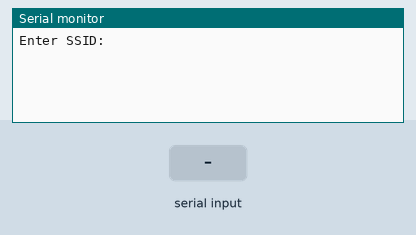
A sketch run on a simulated ESP8266 (NodeMCU). Parts: the last lines printed to the serial monitor. Inputs (shaded band) come from the test bench. WiFi joins after 1.5 s; servers stay silent unless stated.

Above: at 1.2 s.
1.3 s: "#" received over Serial
At 1.8 s:
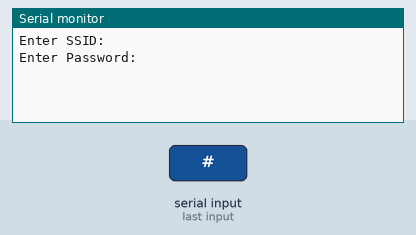
2.8 s: "#" received over Serial
At 3.2 s:
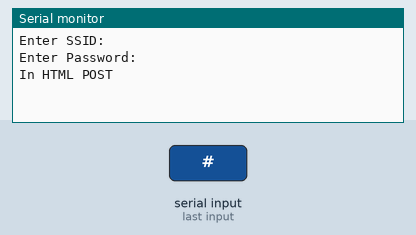

The sketch:

Problem1.ino
```cpp
#define READCHAR  1
#define SSIDPASS  0
#define HTMLPOST  2

#include <Arduino.h>

#include <ESP8266WiFi.h>
#include <ESP8266WiFiMulti.h>

#include <ESP8266HTTPClient.h>

short state;
char ssid[20], password[20];
short read_level = 0;     // 0: read SSID ; 1: read Password
String s;
char c;


ESP8266WiFiMulti WiFiMulti;

void setup() {

  Serial.begin(115200);
  state = SSIDPASS ;
}

void loop() {
  switch(state){
    case READCHAR:{
      if (Serial.available() > 0){
        c = Serial.read();

        if (c == '#'){
          state = SSIDPASS;
          read_level++;
        }
        else {
          s += c;
        }
      }
      break;
    }

    case SSIDPASS:{
      switch(read_level){
        case 0:{
          state = READCHAR; s = "";

          Serial.print("Enter SSID: ");
          break;
        }
        case 1:{
          Serial.println(s);
          s.toCharArray(ssid, s.length());
          ssid[s.length()] = 0;

          state = READCHAR; s = "";
          Serial.print("Enter Password: ");
          break;
        }
        case 2:{
          Serial.println(s);
          s.toCharArray(password, s.length());
          password[s.length()] = 0;

          state = HTMLPOST;
          WiFi.mode(WIFI_STA);
          WiFiMulti.addAP(ssid, password);
          break;
        }
      }
      break;
    }

    case HTMLPOST:{
      Serial.println("In HTML POST");
      // wait for WiFi connection
      if ((WiFiMulti.run() == WL_CONNECTED)) {

        HTTPClient http;

        Serial.print("[HTTP] begin...\n");
        http.begin("http://jsonplaceholder.typicode.com/users"); //HTTP

        Serial.print("[HTTP] GET...\n");
        // start connection and send HTTP header
        int httpCode = http.GET();

        // httpCode will be negative on error
        if (httpCode > 0) {
          // HTTP header has been send and Server response header has been handled
          Serial.printf("[HTTP] GET... code: %d\n", httpCode);

          // file found at server
          if (httpCode == HTTP_CODE_OK) {
            String payload = http.getString();
            Serial.println(payload);
          }
        }
        else
          Serial.printf("[HTTP] GET... failed, error: %s\n", http.errorToString(httpCode).c_str());

        http.end();
      }

      delay(10000);
      break;
    }
  }
  delay(10);
}
```

Measured:
- after the input at 1.3 s, the serial monitor: prints a new line at once (image 1)
- after the input at 2.8 s, the serial monitor: prints a new line at once (image 2)
